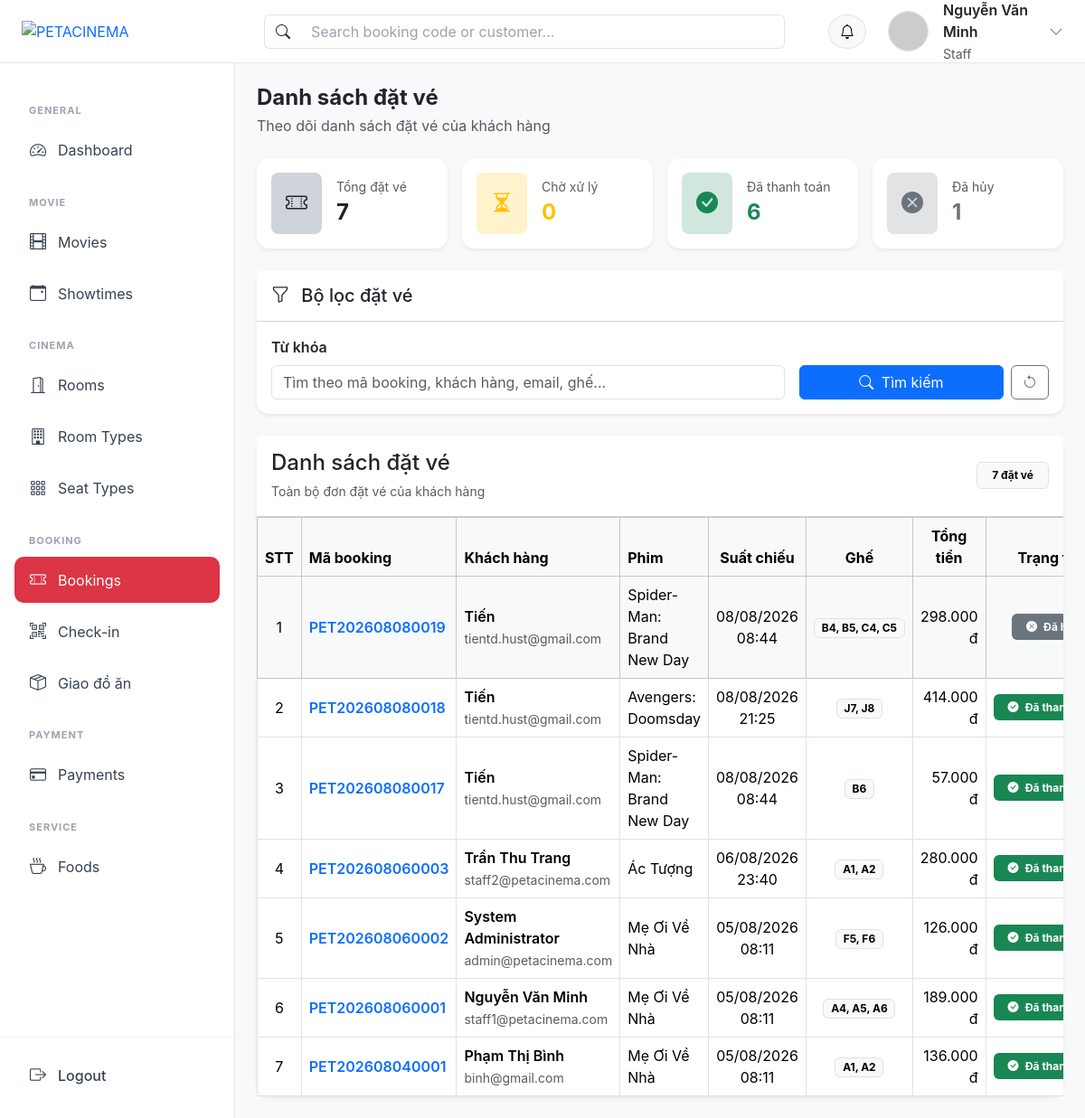
The app's page /?action=staff_booking_list (signed in), older data.
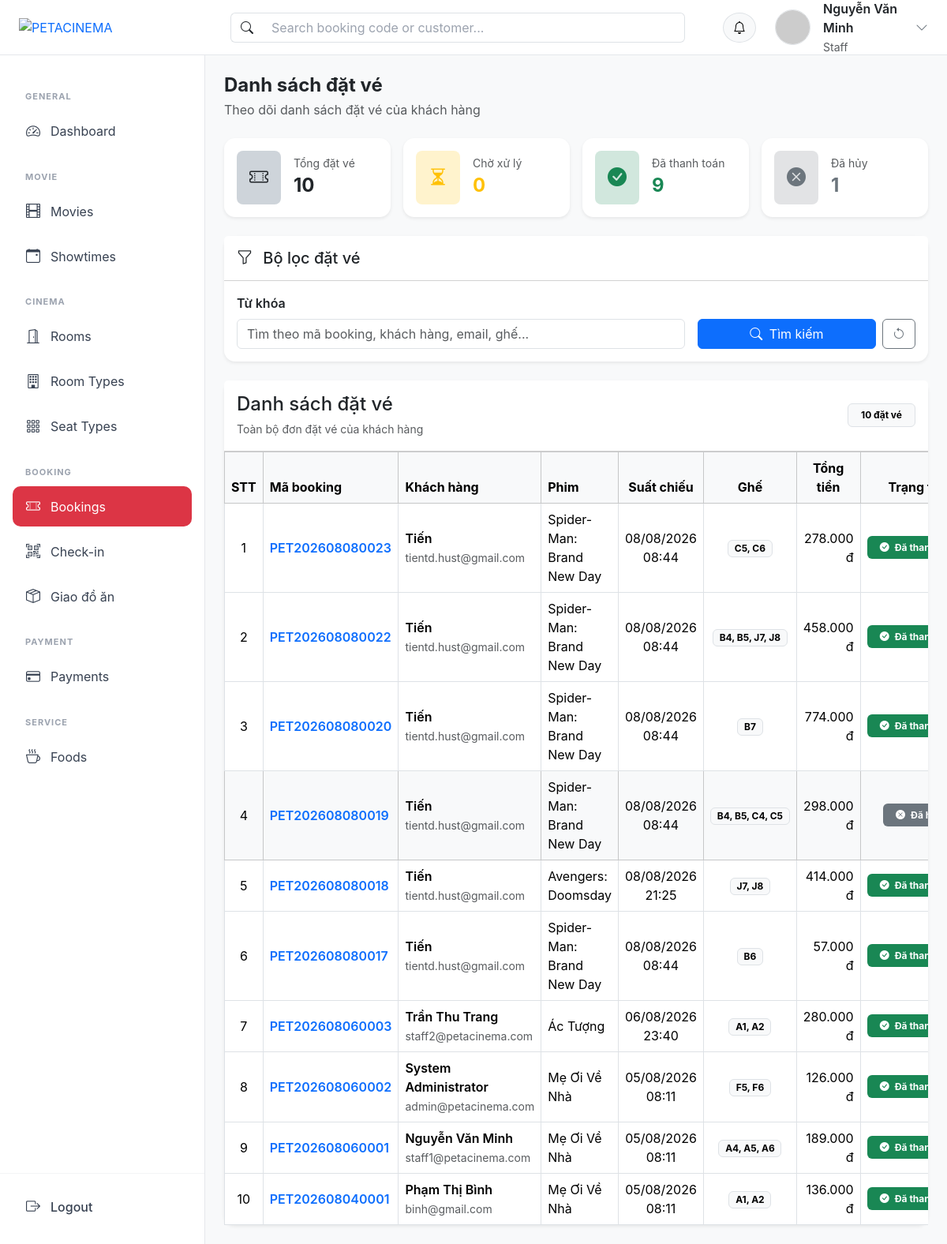
The same page, newer data.
### tables this page shows
CREATE TABLE `bookings` (
  `id` int NOT NULL,
  `booking_code` varchar(30) DEFAULT NULL,
  `user_id` int NOT NULL,
  `showtime_id` int NOT NULL,
  `payment_id` int DEFAULT NULL,
  `total_amount` decimal(10,2) DEFAULT NULL,
  `status` enum('pending','paid','cancelled') DEFAULT 'pending',
  `created_at` timestamp NULL DEFAULT CURRENT_TIMESTAMP,
  `checkin_status` varchar(20) NOT NULL DEFAULT 'pending',
  `checked_in_at` datetime DEFAULT NULL,
  `checked_in_by` int DEFAULT NULL
);

CREATE TABLE `users` (
  `id` int NOT NULL,
  `fullname` varchar(255) NOT NULL,
  `email` varchar(255) NOT NULL,
  `password` varchar(255) NOT NULL,
  `role` enum('user','staff','admin') DEFAULT 'user',
  `status` enum('active','inactive','banned') DEFAULT 'active',
  `created_at` timestamp NULL DEFAULT CURRENT_TIMESTAMP
);

CREATE TABLE `movies` (
  `id` int NOT NULL,
  `title` varchar(255) NOT NULL,
  `genres` varchar(255) DEFAULT NULL,
  `duration` int NOT NULL,
  `description` text,
  `trailer` varchar(255) DEFAULT NULL,
  `poster` varchar(255) DEFAULT NULL,
  `release_date` date DEFAULT NULL,
  `language` varchar(100) DEFAULT NULL,
  `director` varchar(255) DEFAULT NULL,
  `actors` text,
  `age_rating` varchar(20) DEFAULT NULL,
  `status` enum('coming_soon','now_showing','ended') DEFAULT 'coming_soon'
);

CREATE TABLE `showtimes` (
  `id` int NOT NULL,
  `movie_id` int NOT NULL,
  `room_id` int NOT NULL,
  `start_time` datetime NOT NULL,
  `end_time` datetime NOT NULL,
  `base_price` decimal(10,2) NOT NULL
);

### controllers/StaffBookingController.php (called while the page is built, shortened)
<?php
class StaffBookingController
{
    public function list()
    {
        $keyword = trim($_GET['keyword'] ?? '');
        $bookingModel = new BookingModel();
        $bookings = $bookingModel->searchAndFilter($keyword);
        require_once PATH_VIEW . 'staff/layout/layout.php';
    }
}

### index.php (called while the page is built, shortened)
<?php
spl_autoload_register(function ($class) {
    $fileName = "$class.php";
    $fileModel              = PATH_MODEL . $fileName;
});
require_once './routes/index.php';

### models/BaseModel.php (called while the page is built, shortened)
<?php
class BaseModel
{
    public function __construct()
    {
        $dsn = sprintf('mysql:host=%s;port=%s;dbname=%s;charset=utf8', DB_HOST, DB_PORT, DB_NAME);
        try {
            $this->pdo = new PDO($dsn, DB_USERNAME, DB_PASSWORD, DB_OPTIONS);
        } catch (PDOException $e) {
            die("Kết nối cơ sở dữ liệu thất bại: {$e->getMessage()}. Vui lòng thử lại sau.");
        }
    }
}

### models/BookingModel.php (called while the page is built, shortened)
<?php
class BookingModel extends BaseModel
{
    protected $table = "bookings";
    public function __construct()
    {
        try {
            $this->pdo->exec("ALTER TABLE tickets MODIFY COLUMN checkin_status ENUM('pending','checked_in') NOT NULL DEFAULT 'pending'");
        } catch (Exception $e) {
        }
    }
    public function searchAndFilter($keyword = null)
    {
        $sql = "SELECT b.*,
                       u.fullname AS customer_name,
                       u.email AS customer_email,
                       m.title AS movie_title,
                       st.start_time,
                       st.end_time,
                       r.name AS room_name,
                       GROUP_CONCAT(
                           DISTINCT se.seat_number
                           ORDER BY se.row_char, se.col_num
                           SEPARATOR ', '
                       ) AS seat_numbers
                FROM {$this->table} b
                JOIN users u ON u.id = b.user_id
                JOIN showtimes st ON st.id = b.showtime_id
                JOIN movies m ON m.id = st.movie_id
                LEFT JOIN rooms r ON r.id = st.room_id
                LEFT JOIN tickets t ON t.booking_id = b.id
                LEFT JOIN seats se ON se.id = t.seat_id
                WHERE 1=1";
        $sql .= " GROUP BY b.id, u.fullname, u.email, m.title, st.start_time, st.end_time, r.name";
        $sql .= " ORDER BY b.id DESC";
        $stmt = $this->pdo->prepare($sql);
        $stmt->execute();
        return $stmt->fetchAll();
    }
}

### views/staff/booking/list.php (the view, shortened to what the rows shown need)
<?php
if (!function_exists('e')) {
    function e($value): string
    {
        return htmlspecialchars(
            (string)$value,
            ENT_QUOTES,
            'UTF-8'
        );
    }
}
$displayBookings = $bookings ?? [];
?>
<div class="card border-0 shadow-sm">
    <div class="card-body p-0">
        <div class="table-responsive">
            <table class="table table-bordered table-hover align-middle mb-0">
                <thead class="table-light">
                    <tr class="text-center">
                        <th width="65">STT</th>
                        <th class="text-start">
                            Mã booking
                        </th>
                        <th class="text-start">
                            Khách hàng
                        </th>
                        <th class="text-start">
                            Phim
                        </th>
                        <th>
                            Suất chiếu
                        </th>
                        <th>
                            Ghế
                        </th>
                        <th>
                            Tổng tiền
                        </th>
                        <th>
                            Trạng thái
                        </th>
                    </tr>
                </thead>
                <tbody>
                    <?php if (!empty($displayBookings)): ?>
                        <?php foreach ($displayBookings as $index => $booking): ?>
                            <?php
                            $statusClass = match ($booking['status']) {
                                'pending'   => 'text-bg-warning',
                                'paid'      => 'text-bg-success',
                                'cancelled' => 'text-bg-secondary',
                                default     => 'text-bg-dark',
                            };
                            $statusLabel = match ($booking['status']) {
                                'pending'   => 'Chờ xử lý',
                                'paid'      => 'Đã thanh toán',
                                'cancelled' => 'Đã hủy',
                                default     => 'Không xác định',
                            };
                            $statusIcon = match ($booking['status']) {
                                'pending'   => 'bi-hourglass-split',
                                'paid'      => 'bi-check-circle-fill',
                                'cancelled' => 'bi-x-circle-fill',
                                default     => 'bi-question-circle-fill',
                            };
                            $rowClass = $booking['status'] === 'cancelled'
                                ? 'table-light'
                                : '';
                            ?>
                            <tr class="<?= $rowClass ?>">
                                <td class="text-center">
                                    <?= $index + 1 ?>
                                </td>
                                <td class="fw-semibold text-primary">
                                    <?= e($booking['booking_code']) ?>
                                </td>
                                <td>
                                    <div class="fw-semibold">
                                        <?= e($booking['customer_name']) ?>
                                    </div>
                                    <small class="text-muted">
                                        <?= e($booking['customer_email']) ?>
                                    </small>
                                </td>
                                <td>
                                    <?= e($booking['movie_title']) ?>
                                </td>
                                <td class="text-center">
                                    <?= date(
                                        'd/m/Y H:i',
                                        strtotime($booking['start_time'])
                                    ) ?>
                                </td>
                                <td class="text-center">
                                    <?php if (!empty($booking['seat_numbers'])): ?>
                                        <span class="badge text-bg-light border">
                                            <?= e($booking['seat_numbers']) ?>
                                        </span>
                                    <?php else: ?>
                                        <span class="text-muted small">
                                            Chưa có ghế
                                        </span>
                                    <?php endif; ?>
                                </td>
                                <td class="text-end">
                                    <?= number_format(
                                        (float)$booking['total_amount'],
                                        0,
                                        ',',
                                        '.'
                                    ) ?>
                                    đ
                                </td>
                                <td class="text-center">
                                    <span class="badge <?= $statusClass ?> px-3 py-2">
                                        <i class="bi <?= $statusIcon ?> me-1"></i>
                                        <?= $statusLabel ?>
                                    </span>
                                </td>
                            </tr>
                        <?php endforeach; ?>
                    <?php endif; ?>
                </tbody>
            </table>
        </div>
    </div>
</div>

Row changes from the older to the newer data that the page shows:
added bookings: booking_code "PET202608080023", user.fullname "Tiến", user.email "tientd.hust@gmail.com", movies.title "Spider-Man: Brand New Day", showtime.start_time "08/08/2026 08:44", seat_numbers "C5, C6", total_amount "278.000", status "Đã…"
added bookings: booking_code "PET202608080022", user.fullname "Tiến", user.email "tientd.hust@gmail.com", movies.title "Spider-Man: Brand New Day", showtime.start_time "08/08/2026 08:44", seat_numbers "B4, B5, J7, J8", total_amount "458.000", status "Đã…"
added bookings: booking_code "PET202608080020", user.fullname "Tiến", user.email "tientd.hust@gmail.com", movies.title "Spider-Man: Brand New Day", showtime.start_time "08/08/2026 08:44", seat_numbers "B7", total_amount "774.000", status "Đã…"
Text that changed along with them:
$totalBookings: "7" → "10"
$paidBookings: "6" → "9"
count($displayBookings): "7" → "10"
